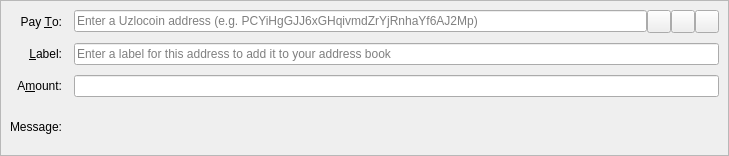
<?xml version="1.0" encoding="UTF-8"?>
<ui version="4.0">
 <class>SendCoinsEntry</class>
 <widget class="QStackedWidget" name="SendCoinsEntry">
  <property name="geometry">
   <rect>
    <x>0</x>
    <y>0</y>
    <width>729</width>
    <height>156</height>
   </rect>
  </property>
  <property name="focusPolicy">
   <enum>Qt::TabFocus</enum>
  </property>
  <property name="autoFillBackground">
   <bool>false</bool>
  </property>
  <widget class="QFrame" name="SendCoins">
   <property name="toolTip">
    <string>This is a normal payment.</string>
   </property>
   <property name="frameShape">
    <enum>QFrame::StyledPanel</enum>
   </property>
   <property name="frameShadow">
    <enum>QFrame::Sunken</enum>
   </property>
   <layout class="QGridLayout" name="gridLayout">
    <property name="horizontalSpacing">
     <number>12</number>
    </property>
    <property name="verticalSpacing">
     <number>10</number>
    </property>
    <item row="0" column="0">
     <widget class="QLabel" name="payToLabel">
      <property name="text">
       <string>Pay &amp;To:</string>
      </property>
      <property name="alignment">
       <set>Qt::AlignRight|Qt::AlignTrailing|Qt::AlignVCenter</set>
      </property>
      <property name="buddy">
       <cstring>payTo</cstring>
      </property>
     </widget>
    </item>
    <item row="0" column="1">
     <layout class="QHBoxLayout" name="payToLayout">
      <property name="spacing">
       <number>0</number>
      </property>
      <item>
       <widget class="QValidatedLineEdit" name="payTo">
        <property name="toolTip">
         <string>The Uzlocoin address to send the payment to</string>
        </property>
        <property name="inputMask">
         <string/>
        </property>
        <property name="placeholderText">
         <string>Enter a Uzlocoin address (e.g. PCYiHgGJJ6xGHqivmdZrYjRnhaYf6AJ2Mp)</string>
        </property>
       </widget>
      </item>
      <item>
       <widget class="QToolButton" name="addressBookButton">
        <property name="toolTip">
         <string>Choose previously used address</string>
        </property>
        <property name="text">
         <string/>
        </property>
        <property name="icon">
         <iconset resource="../uzlocoin.qrc">
          <normaloff>:/icons/address-book</normaloff>:/icons/address-book</iconset>
        </property>
        <property name="iconSize">
         <size>
          <width>16</width>
          <height>16</height>
         </size>
        </property>
        <property name="shortcut">
         <string>Alt+A</string>
        </property>
       </widget>
      </item>
      <item>
       <widget class="QToolButton" name="pasteButton">
        <property name="toolTip">
         <string>Paste address from clipboard</string>
        </property>
        <property name="text">
         <string/>
        </property>
        <property name="icon">
         <iconset resource="../uzlocoin.qrc">
          <normaloff>:/icons/editpaste</normaloff>:/icons/editpaste</iconset>
        </property>
        <property name="shortcut">
         <string>Alt+P</string>
        </property>
       </widget>
      </item>
      <item>
       <widget class="QToolButton" name="deleteButton">
        <property name="toolTip">
         <string>Remove this entry</string>
        </property>
        <property name="text">
         <string/>
        </property>
        <property name="icon">
         <iconset resource="../uzlocoin.qrc">
          <normaloff>:/icons/remove</normaloff>:/icons/remove</iconset>
        </property>
       </widget>
      </item>
     </layout>
    </item>
    <item row="1" column="0">
     <widget class="QLabel" name="labelLabel">
      <property name="text">
       <string>&amp;Label:</string>
      </property>
      <property name="alignment">
       <set>Qt::AlignRight|Qt::AlignTrailing|Qt::AlignVCenter</set>
      </property>
      <property name="buddy">
       <cstring>addAsLabel</cstring>
      </property>
     </widget>
    </item>
    <item row="1" column="1">
     <widget class="QLineEdit" name="addAsLabel">
      <property name="toolTip">
       <string>Enter a label for this address to add it to the list of used addresses</string>
      </property>
      <property name="inputMask">
       <string/>
      </property>
      <property name="placeholderText">
       <string>Enter a label for this address to add it to your address book</string>
      </property>
     </widget>
    </item>
    <item row="2" column="0">
     <widget class="QLabel" name="amountLabel">
      <property name="text">
       <string>A&amp;mount:</string>
      </property>
      <property name="alignment">
       <set>Qt::AlignRight|Qt::AlignTrailing|Qt::AlignVCenter</set>
      </property>
      <property name="buddy">
       <cstring>payAmount</cstring>
      </property>
     </widget>
    </item>
    <item row="2" column="1">
     <widget class="BitcoinAmountField" name="payAmount"/>
    </item>
    <item row="3" column="0">
     <widget class="QLabel" name="messageLabel">
      <property name="text">
       <string>Message:</string>
      </property>
      <property name="alignment">
       <set>Qt::AlignRight|Qt::AlignTrailing|Qt::AlignVCenter</set>
      </property>
     </widget>
    </item>
    <item row="3" column="1">
     <widget class="QLabel" name="messageTextLabel">
      <property name="toolTip">
       <string>A message that was attached to the Uzlocoin: URI which will be stored with the transaction for your reference. Note: This message will not be sent over the Uzlocoin network.</string>
      </property>
      <property name="textFormat">
       <enum>Qt::PlainText</enum>
      </property>
     </widget>
    </item>
   </layout>
  </widget>
  <widget class="QFrame" name="SendCoins_InsecurePaymentRequest">
   <property name="palette">
    <palette>
     <active>
      <colorrole role="WindowText">
       <brush brushstyle="SolidPattern">
        <color alpha="255">
         <red>0</red>
         <green>0</green>
         <blue>0</blue>
        </color>
       </brush>
      </colorrole>
      <colorrole role="Button">
       <brush brushstyle="SolidPattern">
        <color alpha="255">
         <red>255</red>
         <green>255</green>
         <blue>127</blue>
        </color>
       </brush>
      </colorrole>
      <colorrole role="Light">
       <brush brushstyle="SolidPattern">
        <color alpha="255">
         <red>255</red>
         <green>255</green>
         <blue>255</blue>
        </color>
       </brush>
      </colorrole>
      <colorrole role="Midlight">
       <brush brushstyle="SolidPattern">
        <color alpha="255">
         <red>255</red>
         <green>255</green>
         <blue>191</blue>
        </color>
       </brush>
      </colorrole>
      <colorrole role="Dark">
       <brush brushstyle="SolidPattern">
        <color alpha="255">
         <red>127</red>
         <green>127</green>
         <blue>63</blue>
        </color>
       </brush>
      </colorrole>
      <colorrole role="Mid">
       <brush brushstyle="SolidPattern">
        <color alpha="255">
         <red>170</red>
         <green>170</green>
         <blue>84</blue>
        </color>
       </brush>
      </colorrole>
      <colorrole role="Text">
       <brush brushstyle="SolidPattern">
        <color alpha="255">
         <red>0</red>
         <green>0</green>
         <blue>0</blue>
        </color>
       </brush>
      </colorrole>
      <colorrole role="BrightText">
       <brush brushstyle="SolidPattern">
        <color alpha="255">
         <red>255</red>
         <green>255</green>
         <blue>255</blue>
        </color>
       </brush>
      </colorrole>
      <colorrole role="ButtonText">
       <brush brushstyle="SolidPattern">
        <color alpha="255">
         <red>0</red>
         <green>0</green>
         <blue>0</blue>
        </color>
       </brush>
      </colorrole>
      <colorrole role="Base">
       <brush brushstyle="SolidPattern">
        <color alpha="255">
         <red>255</red>
         <green>255</green>
         <blue>255</blue>
        </color>
       </brush>
      </colorrole>
      <colorrole role="Window">
       <brush brushstyle="SolidPattern">
        <color alpha="255">
         <red>255</red>
         <green>255</green>
         <blue>127</blue>
        </color>
       </brush>
      </colorrole>
      <colorrole role="Shadow">
       <brush brushstyle="SolidPattern">
        <color alpha="255">
         <red>0</red>
         <green>0</green>
         <blue>0</blue>
        </color>
       </brush>
      </colorrole>
      <colorrole role="AlternateBase">
       <brush brushstyle="SolidPattern">
        <color alpha="255">
         <red>255</red>
         <green>255</green>
         <blue>191</blue>
        </color>
       </brush>
      </colorrole>
      <colorrole role="ToolTipBase">
       <brush brushstyle="SolidPattern">
        <color alpha="255">
         <red>255</red>
         <green>255</green>
         <blue>220</blue>
        </color>
       </brush>
      </colorrole>
      <colorrole role="ToolTipText">
       <brush brushstyle="SolidPattern">
        <color alpha="255">
         <red>0</red>
         <green>0</green>
         <blue>0</blue>
        </color>
       </brush>
      </colorrole>
     </active>
     <inactive>
      <colorrole role="WindowText">
       <brush brushstyle="SolidPattern">
        <color alpha="255">
         <red>0</red>
         <green>0</green>
         <blue>0</blue>
        </color>
       </brush>
      </colorrole>
      <colorrole role="Button">
       <brush brushstyle="SolidPattern">
        <color alpha="255">
         <red>255</red>
         <green>255</green>
         <blue>127</blue>
        </color>
       </brush>
      </colorrole>
      <colorrole role="Light">
       <brush brushstyle="SolidPattern">
        <color alpha="255">
         <red>255</red>
         <green>255</green>
         <blue>255</blue>
        </color>
       </brush>
      </colorrole>
      <colorrole role="Midlight">
       <brush brushstyle="SolidPattern">
        <color alpha="255">
         <red>255</red>
         <green>255</green>
         <blue>191</blue>
        </color>
       </brush>
      </colorrole>
      <colorrole role="Dark">
       <brush brushstyle="SolidPattern">
        <color alpha="255">
         <red>127</red>
         <green>127</green>
         <blue>63</blue>
        </color>
       </brush>
      </colorrole>
      <colorrole role="Mid">
       <brush brushstyle="SolidPattern">
        <color alpha="255">
         <red>170</red>
         <green>170</green>
         <blue>84</blue>
        </color>
       </brush>
      </colorrole>
      <colorrole role="Text">
       <brush brushstyle="SolidPattern">
        <color alpha="255">
         <red>0</red>
         <green>0</green>
         <blue>0</blue>
        </color>
       </brush>
      </colorrole>
      <colorrole role="BrightText">
       <brush brushstyle="SolidPattern">
        <color alpha="255">
         <red>255</red>
         <green>255</green>
         <blue>255</blue>
        </color>
       </brush>
      </colorrole>
      <colorrole role="ButtonText">
       <brush brushstyle="SolidPattern">
        <color alpha="255">
         <red>0</red>
         <green>0</green>
         <blue>0</blue>
        </color>
       </brush>
      </colorrole>
      <colorrole role="Base">
       <brush brushstyle="SolidPattern">
        <color alpha="255">
         <red>255</red>
         <green>255</green>
         <blue>255</blue>
        </color>
       </brush>
      </colorrole>
      <colorrole role="Window">
       <brush brushstyle="SolidPattern">
        <color alpha="255">
         <red>255</red>
         <green>255</green>
         <blue>127</blue>
        </color>
       </brush>
      </colorrole>
      <colorrole role="Shadow">
       <brush brushstyle="SolidPattern">
        <color alpha="255">
         <red>0</red>
         <green>0</green>
         <blue>0</blue>
        </color>
       </brush>
      </colorrole>
      <colorrole role="AlternateBase">
       <brush brushstyle="SolidPattern">
        <color alpha="255">
         <red>255</red>
         <green>255</green>
         <blue>191</blue>
        </color>
       </brush>
      </colorrole>
      <colorrole role="ToolTipBase">
       <brush brushstyle="SolidPattern">
        <color alpha="255">
         <red>255</red>
         <green>255</green>
         <blue>220</blue>
        </color>
       </brush>
      </colorrole>
      <colorrole role="ToolTipText">
       <brush brushstyle="SolidPattern">
        <color alpha="255">
         <red>0</red>
         <green>0</green>
         <blue>0</blue>
        </color>
       </brush>
      </colorrole>
     </inactive>
     <disabled>
      <colorrole role="WindowText">
       <brush brushstyle="SolidPattern">
        <color alpha="255">
         <red>127</red>
         <green>127</green>
         <blue>63</blue>
        </color>
       </brush>
      </colorrole>
      <colorrole role="Button">
       <brush brushstyle="SolidPattern">
        <color alpha="255">
         <red>255</red>
         <green>255</green>
         <blue>127</blue>
        </color>
       </brush>
      </colorrole>
      <colorrole role="Light">
       <brush brushstyle="SolidPattern">
        <color alpha="255">
         <red>255</red>
         <green>255</green>
         <blue>255</blue>
        </color>
       </brush>
      </colorrole>
      <colorrole role="Midlight">
       <brush brushstyle="SolidPattern">
        <color alpha="255">
         <red>255</red>
         <green>255</green>
         <blue>191</blue>
        </color>
       </brush>
      </colorrole>
      <colorrole role="Dark">
       <brush brushstyle="SolidPattern">
        <color alpha="255">
         <red>127</red>
         <green>127</green>
         <blue>63</blue>
        </color>
       </brush>
      </colorrole>
      <colorrole role="Mid">
       <brush brushstyle="SolidPattern">
        <color alpha="255">
         <red>170</red>
         <green>170</green>
         <blue>84</blue>
        </color>
       </brush>
      </colorrole>
      <colorrole role="Text">
       <brush brushstyle="SolidPattern">
        <color alpha="255">
         <red>127</red>
         <green>127</green>
         <blue>63</blue>
        </color>
       </brush>
      </colorrole>
      <colorrole role="BrightText">
       <brush brushstyle="SolidPattern">
        <color alpha="255">
         <red>255</red>
         <green>255</green>
         <blue>255</blue>
        </color>
       </brush>
      </colorrole>
      <colorrole role="ButtonText">
       <brush brushstyle="SolidPattern">
        <color alpha="255">
         <red>127</red>
         <green>127</green>
         <blue>63</blue>
        </color>
       </brush>
      </colorrole>
      <colorrole role="Base">
       <brush brushstyle="SolidPattern">
        <color alpha="255">
         <red>255</red>
         <green>255</green>
         <blue>127</blue>
        </color>
       </brush>
      </colorrole>
      <colorrole role="Window">
       <brush brushstyle="SolidPattern">
        <color alpha="255">
         <red>255</red>
         <green>255</green>
         <blue>127</blue>
        </color>
       </brush>
      </colorrole>
      <colorrole role="Shadow">
       <brush brushstyle="SolidPattern">
        <color alpha="255">
         <red>0</red>
         <green>0</green>
         <blue>0</blue>
        </color>
       </brush>
      </colorrole>
      <colorrole role="AlternateBase">
       <brush brushstyle="SolidPattern">
        <color alpha="255">
         <red>255</red>
         <green>255</green>
         <blue>127</blue>
        </color>
       </brush>
      </colorrole>
      <colorrole role="ToolTipBase">
       <brush brushstyle="SolidPattern">
        <color alpha="255">
         <red>255</red>
         <green>255</green>
         <blue>220</blue>
        </color>
       </brush>
      </colorrole>
      <colorrole role="ToolTipText">
       <brush brushstyle="SolidPattern">
        <color alpha="255">
         <red>0</red>
         <green>0</green>
         <blue>0</blue>
        </color>
       </brush>
      </colorrole>
     </disabled>
    </palette>
   </property>
   <property name="toolTip">
    <string>This is an unverified payment request.</string>
   </property>
   <property name="autoFillBackground">
    <bool>true</bool>
   </property>
   <property name="frameShape">
    <enum>QFrame::StyledPanel</enum>
   </property>
   <property name="frameShadow">
    <enum>QFrame::Sunken</enum>
   </property>
   <layout class="QGridLayout" name="gridLayout_is">
    <property name="spacing">
     <number>12</number>
    </property>
    <item row="0" column="0">
     <widget class="QLabel" name="payToLabel_is">
      <property name="text">
       <string>Pay To:</string>
      </property>
      <property name="alignment">
       <set>Qt::AlignRight|Qt::AlignTrailing|Qt::AlignVCenter</set>
      </property>
     </widget>
    </item>
    <item row="0" column="1">
     <layout class="QHBoxLayout" name="payToLayout_is">
      <property name="spacing">
       <number>0</number>
      </property>
      <item>
       <widget class="QLabel" name="payTo_is"/>
      </item>
      <item>
       <widget class="QToolButton" name="deleteButton_is">
        <property name="toolTip">
         <string>Remove this entry</string>
        </property>
        <property name="text">
         <string/>
        </property>
        <property name="icon">
         <iconset resource="../uzlocoin.qrc">
          <normaloff>:/icons/remove</normaloff>:/icons/remove</iconset>
        </property>
       </widget>
      </item>
     </layout>
    </item>
    <item row="1" column="0">
     <widget class="QLabel" name="memoLabel_is">
      <property name="text">
       <string>Memo:</string>
      </property>
      <property name="alignment">
       <set>Qt::AlignRight|Qt::AlignTrailing|Qt::AlignVCenter</set>
      </property>
     </widget>
    </item>
    <item row="1" column="1">
     <widget class="QLabel" name="memoTextLabel_is">
      <property name="textFormat">
       <enum>Qt::PlainText</enum>
      </property>
     </widget>
    </item>
    <item row="2" column="0">
     <widget class="QLabel" name="amountLabel_is">
      <property name="text">
       <string>A&amp;mount:</string>
      </property>
      <property name="alignment">
       <set>Qt::AlignRight|Qt::AlignTrailing|Qt::AlignVCenter</set>
      </property>
      <property name="buddy">
       <cstring>payAmount_is</cstring>
      </property>
     </widget>
    </item>
    <item row="2" column="1">
     <widget class="BitcoinAmountField" name="payAmount_is">
      <property name="acceptDrops">
       <bool>false</bool>
      </property>
     </widget>
    </item>
   </layout>
  </widget>
  <widget class="QFrame" name="SendCoins_SecurePaymentRequest">
   <property name="palette">
    <palette>
     <active>
      <colorrole role="WindowText">
       <brush brushstyle="SolidPattern">
        <color alpha="255">
         <red>0</red>
         <green>0</green>
         <blue>0</blue>
        </color>
       </brush>
      </colorrole>
      <colorrole role="Button">
       <brush brushstyle="SolidPattern">
        <color alpha="255">
         <red>140</red>
         <green>232</green>
         <blue>119</blue>
        </color>
       </brush>
      </colorrole>
      <colorrole role="Light">
       <brush brushstyle="SolidPattern">
        <color alpha="255">
         <red>230</red>
         <green>255</green>
         <blue>224</blue>
        </color>
       </brush>
      </colorrole>
      <colorrole role="Midlight">
       <brush brushstyle="SolidPattern">
        <color alpha="255">
         <red>185</red>
         <green>243</green>
         <blue>171</blue>
        </color>
       </brush>
      </colorrole>
      <colorrole role="Dark">
       <brush brushstyle="SolidPattern">
        <color alpha="255">
         <red>70</red>
         <green>116</green>
         <blue>59</blue>
        </color>
       </brush>
      </colorrole>
      <colorrole role="Mid">
       <brush brushstyle="SolidPattern">
        <color alpha="255">
         <red>93</red>
         <green>155</green>
         <blue>79</blue>
        </color>
       </brush>
      </colorrole>
      <colorrole role="Text">
       <brush brushstyle="SolidPattern">
        <color alpha="255">
         <red>0</red>
         <green>0</green>
         <blue>0</blue>
        </color>
       </brush>
      </colorrole>
      <colorrole role="BrightText">
       <brush brushstyle="SolidPattern">
        <color alpha="255">
         <red>155</red>
         <green>255</green>
         <blue>147</blue>
        </color>
       </brush>
      </colorrole>
      <colorrole role="ButtonText">
       <brush brushstyle="SolidPattern">
        <color alpha="255">
         <red>0</red>
         <green>0</green>
         <blue>0</blue>
        </color>
       </brush>
      </colorrole>
      <colorrole role="Base">
       <brush brushstyle="SolidPattern">
        <color alpha="255">
         <red>119</red>
         <green>255</green>
         <blue>233</blue>
        </color>
       </brush>
      </colorrole>
      <colorrole role="Window">
       <brush brushstyle="SolidPattern">
        <color alpha="255">
         <red>140</red>
         <green>232</green>
         <blue>119</blue>
        </color>
       </brush>
      </colorrole>
      <colorrole role="Shadow">
       <brush brushstyle="SolidPattern">
        <color alpha="255">
         <red>0</red>
         <green>0</green>
         <blue>0</blue>
        </color>
       </brush>
      </colorrole>
      <colorrole role="AlternateBase">
       <brush brushstyle="SolidPattern">
        <color alpha="255">
         <red>197</red>
         <green>243</green>
         <blue>187</blue>
        </color>
       </brush>
      </colorrole>
      <colorrole role="NoRole">
       <brush brushstyle="SolidPattern">
        <color alpha="255">
         <red>125</red>
         <green>194</green>
         <blue>122</blue>
        </color>
       </brush>
      </colorrole>
      <colorrole role="ToolTipBase">
       <brush brushstyle="SolidPattern">
        <color alpha="255">
         <red>255</red>
         <green>255</green>
         <blue>220</blue>
        </color>
       </brush>
      </colorrole>
      <colorrole role="ToolTipText">
       <brush brushstyle="SolidPattern">
        <color alpha="255">
         <red>0</red>
         <green>0</green>
         <blue>0</blue>
        </color>
       </brush>
      </colorrole>
     </active>
     <inactive>
      <colorrole role="WindowText">
       <brush brushstyle="SolidPattern">
        <color alpha="255">
         <red>0</red>
         <green>0</green>
         <blue>0</blue>
        </color>
       </brush>
      </colorrole>
      <colorrole role="Button">
       <brush brushstyle="SolidPattern">
        <color alpha="255">
         <red>140</red>
         <green>232</green>
         <blue>119</blue>
        </color>
       </brush>
      </colorrole>
      <colorrole role="Light">
       <brush brushstyle="SolidPattern">
        <color alpha="255">
         <red>230</red>
         <green>255</green>
         <blue>224</blue>
        </color>
       </brush>
      </colorrole>
      <colorrole role="Midlight">
       <brush brushstyle="SolidPattern">
        <color alpha="255">
         <red>185</red>
         <green>243</green>
         <blue>171</blue>
        </color>
       </brush>
      </colorrole>
      <colorrole role="Dark">
       <brush brushstyle="SolidPattern">
        <color alpha="255">
         <red>70</red>
         <green>116</green>
         <blue>59</blue>
        </color>
       </brush>
      </colorrole>
      <colorrole role="Mid">
       <brush brushstyle="SolidPattern">
        <color alpha="255">
         <red>93</red>
         <green>155</green>
         <blue>79</blue>
        </color>
       </brush>
      </colorrole>
      <colorrole role="Text">
       <brush brushstyle="SolidPattern">
        <color alpha="255">
         <red>0</red>
         <green>0</green>
         <blue>0</blue>
        </color>
       </brush>
      </colorrole>
      <colorrole role="BrightText">
       <brush brushstyle="SolidPattern">
        <color alpha="255">
         <red>155</red>
         <green>255</green>
         <blue>147</blue>
        </color>
       </brush>
      </colorrole>
      <colorrole role="ButtonText">
       <brush brushstyle="SolidPattern">
        <color alpha="255">
         <red>0</red>
         <green>0</green>
         <blue>0</blue>
        </color>
       </brush>
      </colorrole>
      <colorrole role="Base">
       <brush brushstyle="SolidPattern">
        <color alpha="255">
         <red>119</red>
         <green>255</green>
         <blue>233</blue>
        </color>
       </brush>
      </colorrole>
      <colorrole role="Window">
       <brush brushstyle="SolidPattern">
        <color alpha="255">
         <red>140</red>
         <green>232</green>
         <blue>119</blue>
        </color>
       </brush>
      </colorrole>
      <colorrole role="Shadow">
       <brush brushstyle="SolidPattern">
        <color alpha="255">
         <red>0</red>
         <green>0</green>
         <blue>0</blue>
        </color>
       </brush>
      </colorrole>
      <colorrole role="AlternateBase">
       <brush brushstyle="SolidPattern">
        <color alpha="255">
         <red>197</red>
         <green>243</green>
         <blue>187</blue>
        </color>
       </brush>
      </colorrole>
      <colorrole role="NoRole">
       <brush brushstyle="SolidPattern">
        <color alpha="255">
         <red>125</red>
         <green>194</green>
         <blue>122</blue>
        </color>
       </brush>
      </colorrole>
      <colorrole role="ToolTipBase">
       <brush brushstyle="SolidPattern">
        <color alpha="255">
         <red>255</red>
         <green>255</green>
         <blue>220</blue>
        </color>
       </brush>
      </colorrole>
      <colorrole role="ToolTipText">
       <brush brushstyle="SolidPattern">
        <color alpha="255">
         <red>0</red>
         <green>0</green>
         <blue>0</blue>
        </color>
       </brush>
      </colorrole>
     </inactive>
     <disabled>
      <colorrole role="WindowText">
       <brush brushstyle="SolidPattern">
        <color alpha="255">
         <red>70</red>
         <green>116</green>
         <blue>59</blue>
        </color>
       </brush>
      </colorrole>
      <colorrole role="Button">
       <brush brushstyle="SolidPattern">
        <color alpha="255">
         <red>140</red>
         <green>232</green>
         <blue>119</blue>
        </color>
       </brush>
      </colorrole>
      <colorrole role="Light">
       <brush brushstyle="SolidPattern">
        <color alpha="255">
         <red>230</red>
         <green>255</green>
         <blue>224</blue>
        </color>
       </brush>
      </colorrole>
      <colorrole role="Midlight">
       <brush brushstyle="SolidPattern">
        <color alpha="255">
         <red>185</red>
         <green>243</green>
         <blue>171</blue>
        </color>
       </brush>
      </colorrole>
      <colorrole role="Dark">
       <brush brushstyle="SolidPattern">
        <color alpha="255">
         <red>70</red>
         <green>116</green>
         <blue>59</blue>
        </color>
       </brush>
      </colorrole>
      <colorrole role="Mid">
       <brush brushstyle="SolidPattern">
        <color alpha="255">
         <red>93</red>
         <green>155</green>
         <blue>79</blue>
        </color>
       </brush>
      </colorrole>
      <colorrole role="Text">
       <brush brushstyle="SolidPattern">
        <color alpha="255">
         <red>70</red>
         <green>116</green>
         <blue>59</blue>
        </color>
       </brush>
      </colorrole>
      <colorrole role="BrightText">
       <brush brushstyle="SolidPattern">
        <color alpha="255">
         <red>155</red>
         <green>255</green>
         <blue>147</blue>
        </color>
       </brush>
      </colorrole>
      <colorrole role="ButtonText">
       <brush brushstyle="SolidPattern">
        <color alpha="255">
         <red>70</red>
         <green>116</green>
         <blue>59</blue>
        </color>
       </brush>
      </colorrole>
      <colorrole role="Base">
       <brush brushstyle="SolidPattern">
        <color alpha="255">
         <red>140</red>
         <green>232</green>
         <blue>119</blue>
        </color>
       </brush>
      </colorrole>
      <colorrole role="Window">
       <brush brushstyle="SolidPattern">
        <color alpha="255">
         <red>140</red>
         <green>232</green>
         <blue>119</blue>
        </color>
       </brush>
      </colorrole>
      <colorrole role="Shadow">
       <brush brushstyle="SolidPattern">
        <color alpha="255">
         <red>0</red>
         <green>0</green>
         <blue>0</blue>
        </color>
       </brush>
      </colorrole>
      <colorrole role="AlternateBase">
       <brush brushstyle="SolidPattern">
        <color alpha="255">
         <red>140</red>
         <green>232</green>
         <blue>119</blue>
        </color>
       </brush>
      </colorrole>
      <colorrole role="NoRole">
       <brush brushstyle="SolidPattern">
        <color alpha="255">
         <red>125</red>
         <green>194</green>
         <blue>122</blue>
        </color>
       </brush>
      </colorrole>
      <colorrole role="ToolTipBase">
       <brush brushstyle="SolidPattern">
        <color alpha="255">
         <red>255</red>
         <green>255</green>
         <blue>220</blue>
        </color>
       </brush>
      </colorrole>
      <colorrole role="ToolTipText">
       <brush brushstyle="SolidPattern">
        <color alpha="255">
         <red>0</red>
         <green>0</green>
         <blue>0</blue>
        </color>
       </brush>
      </colorrole>
     </disabled>
    </palette>
   </property>
   <property name="toolTip">
    <string>This is a verified payment request.</string>
   </property>
   <property name="autoFillBackground">
    <bool>true</bool>
   </property>
   <property name="frameShape">
    <enum>QFrame::StyledPanel</enum>
   </property>
   <property name="frameShadow">
    <enum>QFrame::Sunken</enum>
   </property>
   <layout class="QGridLayout" name="gridLayout_s">
    <property name="spacing">
     <number>12</number>
    </property>
    <item row="0" column="0">
     <widget class="QLabel" name="payToLabel_s">
      <property name="text">
       <string>Pay To:</string>
      </property>
      <property name="alignment">
       <set>Qt::AlignRight|Qt::AlignTrailing|Qt::AlignVCenter</set>
      </property>
     </widget>
    </item>
    <item row="0" column="1">
     <layout class="QHBoxLayout" name="payToLayout_s">
      <property name="spacing">
       <number>0</number>
      </property>
      <item>
       <widget class="QLabel" name="payTo_s">
        <property name="textFormat">
         <enum>Qt::PlainText</enum>
        </property>
       </widget>
      </item>
      <item>
       <widget class="QToolButton" name="deleteButton_s">
        <property name="toolTip">
         <string>Remove this entry</string>
        </property>
        <property name="text">
         <string/>
        </property>
        <property name="icon">
         <iconset resource="../uzlocoin.qrc">
          <normaloff>:/icons/remove</normaloff>:/icons/remove</iconset>
        </property>
       </widget>
      </item>
     </layout>
    </item>
    <item row="1" column="0">
     <widget class="QLabel" name="memoLabel_s">
      <property name="text">
       <string>Memo:</string>
      </property>
      <property name="alignment">
       <set>Qt::AlignRight|Qt::AlignTrailing|Qt::AlignVCenter</set>
      </property>
     </widget>
    </item>
    <item row="1" column="1">
     <widget class="QLabel" name="memoTextLabel_s">
      <property name="textFormat">
       <enum>Qt::PlainText</enum>
      </property>
     </widget>
    </item>
    <item row="2" column="0">
     <widget class="QLabel" name="amountLabel_s">
      <property name="text">
       <string>A&amp;mount:</string>
      </property>
      <property name="alignment">
       <set>Qt::AlignRight|Qt::AlignTrailing|Qt::AlignVCenter</set>
      </property>
      <property name="buddy">
       <cstring>payAmount_s</cstring>
      </property>
     </widget>
    </item>
    <item row="2" column="1">
     <widget class="BitcoinAmountField" name="payAmount_s">
      <property name="acceptDrops">
       <bool>false</bool>
      </property>
     </widget>
    </item>
   </layout>
  </widget>
 </widget>
 <customwidgets>
  <customwidget>
   <class>QValidatedLineEdit</class>
   <extends>QLineEdit</extends>
   <header>qvalidatedlineedit.h</header>
  </customwidget>
  <customwidget>
   <class>BitcoinAmountField</class>
   <extends>QLineEdit</extends>
   <header>bitcoinamountfield.h</header>
   <container>1</container>
  </customwidget>
 </customwidgets>
 <tabstops>
  <tabstop>payTo</tabstop>
  <tabstop>addressBookButton</tabstop>
  <tabstop>pasteButton</tabstop>
  <tabstop>deleteButton</tabstop>
  <tabstop>addAsLabel</tabstop>
  <tabstop>payAmount</tabstop>
  <tabstop>payAmount_is</tabstop>
  <tabstop>deleteButton_is</tabstop>
  <tabstop>payAmount_s</tabstop>
  <tabstop>deleteButton_s</tabstop>
 </tabstops>
 <resources>
  <include location="../uzlocoin.qrc"/>
 </resources>
 <connections/>
</ui>
